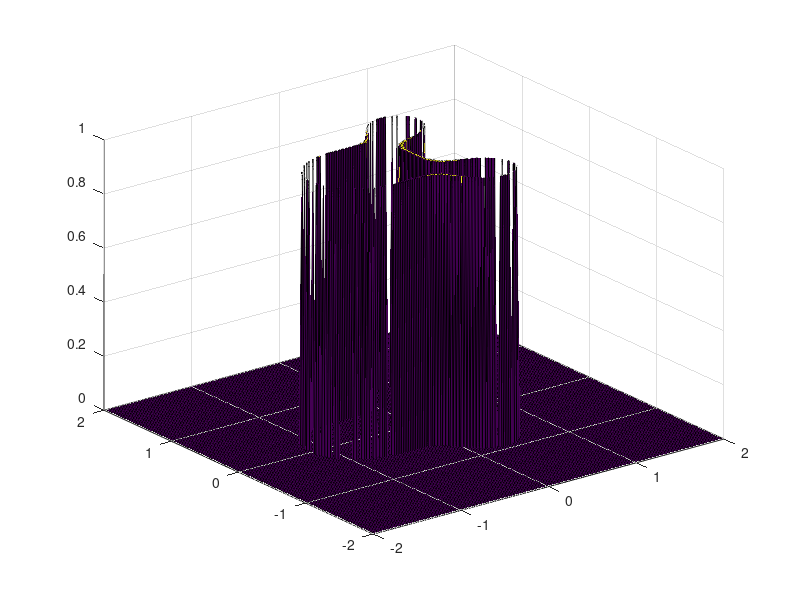

Source code (MATLAB): (Note: this script raises an error after producing the figure.)
clear

%% This is a matlab program that plots complex Domains:

%% Press "run" and use the menu to navigate
%% Dont forget to  add a period before each devision, multiplication or power operation
%% Enjoy!


MainMenu = menu(sprintf('Welcome to the Complex Domain Plotter \n \n Remember to add a period before each devision, multiplication or power operation'),'Ok I will remember that');

f = figure;
repeat =1;
while repeat == 1
    prompt = {'What domain do you want for the real numbers?',...
        'What domain do you want for the imaginary numbers?',...
        'What is the condiion on these points?'};
    dlg_title = 'Complex Function Plotter';
    num_lines = 1;
    defaultans = {'[-2 to 2]','[-2 to 2]','|z-1|=|2*z.^3+1|'};
    Answer = inputdlg(prompt,dlg_title,num_lines,defaultans);
    
    
    Real_Domain1 = Answer{1};
    Imaginary_Domain1 = Answer{2};
    Condition1 = Answer{3};
    
    %% Reading the Domains
    for k = 1:2
        if k == 1
            TF1 = isspace(Real_Domain1);
        end
        if k == 2
            TF1 = isspace(Imaginary_Domain1);
        end
        p = 1;
        find_lower_limit = 1;
        find_upper_limit = 0;
        for i = 2:length(TF1)-1
            if find_lower_limit == 1
                LowerLimit_string(p) = Real_Domain1(i);
                p = p+1;
            end
            
            if TF1(i) == 1
                if find_lower_limit ==1
                    find_lower_limit = 0;
                    
                    p = 1;
                    continue
                end
            end
            
            if TF1(i) == 1
                if find_lower_limit == 0
                    find_upper_limit = 1;
                    continue
                end
            end
            
            if find_upper_limit == 1
                
                UpperLimit_string(p) = Real_Domain1(i)
                p = p+1;
            end
        end
        
        if k == 1
            Real_Domain = [str2num(LowerLimit_string) str2num(UpperLimit_string)];
        end
        
        if k == 2
            Imaginary_Domain = [str2num(LowerLimit_string) str2num(UpperLimit_string)];
        end
    end
    
    DomainDivisions(1) = (Real_Domain(2) - Real_Domain(1))/200;
    DomainDivisions(2) = (Imaginary_Domain(2) - Imaginary_Domain(1))/200;
    Domains = [Real_Domain Imaginary_Domain];
    
    
    %% Reading Function
    % this detects all the absolute value terms
    q = 0;
    Asolute_Value_term_found = 0;
    
    for i = 1:length(Condition1)
        if Condition1(i) == '|'
            
            
            if q == 1
                Condition1(i) = ')';
                
                Asolute_Value_index(Asolute_Value_term_found,2) = i;
                q = 0;
                continue
            end
            if q == 0
                Condition1(i) = '(';
                q = 1;
                Asolute_Value_term_found = Asolute_Value_term_found + 1;
                Asolute_Value_index(Asolute_Value_term_found,1) = i;
            end
        end
        
    end
    
    
    % Adding "abs" string
    abs_String = 'abs';
    for t = 1:Asolute_Value_term_found 
        if Asolute_Value_term_found >1
            Abs_term = Asolute_Value_term_found -t + 1;
        end
        for i = 1:length(Condition1)
            if i == Asolute_Value_index(Abs_term,1)
                
                if i == 1
                                    Part2_of_string = i:length(Condition1);
                NewString_Condition1 = strcat(abs_String,Condition1(Part2_of_string));
                Condition1 = NewString_Condition1;
                end
                
                if i ~= 1
                Part1_of_string = 1:i-1;
                Part2_of_string = i:length(Condition1);
                NewString_Condition1 = strcat(Condition1(Part1_of_string),abs_String,Condition1(Part2_of_string));
                Condition1 = NewString_Condition1;
                end
            end
        end
    
    end
    
    
        %% For equals sign - use an epsilon
        epsilon = max(DomainDivisions(1),DomainDivisions(2));
    for i = 1:length(Condition1)
        if Condition1(i) == '='
            if Condition1(i-1) ~= '<'
                if Condition1(i-1) ~= '>'
            String1 = Condition1;
            String1(i) = '>';
            String1 = strcat('(',String1,'-',num2str(epsilon),').*')
            
            String2 = Condition1;
            String2(i) = '<';
             String2 = strcat('(',String2,'+',num2str(epsilon),')');
             Condition1 = strcat(String1,String2);
                end
            end
        end
    end
    
    
    Condition1_function1 = strcat('@(z) ',Condition1);
    
    
    
    
    Condition1_function = str2func(Condition1_function1);
    
    

   
    
    
    Condition_1_Name = Condition1;
    %Condition_2_Name = Condition2;
    
    
    Re_z1 = diag(Domains(1):DomainDivisions(1):Domains(2));
    Im_z1 = diag(Domains(3):DomainDivisions(2):Domains(4));
    Re_z = Re_z1*ones(length(Domains(1):DomainDivisions(1):Domains(2)),length(Domains(3):DomainDivisions(2):Domains(4)));
    Im_z = ones(length(Domains(1):DomainDivisions(1):Domains(2)),length(Domains(3):DomainDivisions(2):Domains(4)))*Im_z1;
    z = Re_z + 1i*Im_z;
    
    %Condition1_Output = Condition1_function(z);
    
    

    [x,y] = meshgrid(Domains(1):DomainDivisions(1):Domains(2),Domains(3):DomainDivisions(2):Domains(4));

    z = x+1i*y;
    Condition1_Output = Condition1_function(z);
    
   s1 = surf(x,y,double(Condition1_Output));
   s1.EdgeColor = 'none';
        s1.FaceColor = 'interp';
    view(0,90);
    colormap(copper)
    MainMenu = menu('Want to see another one?','Hell yeah!',' no thanks');
    if MainMenu == 0
        repeat = 0;
        break
    end
    if MainMenu == 2
        repeat = 0;
        break
    end
end